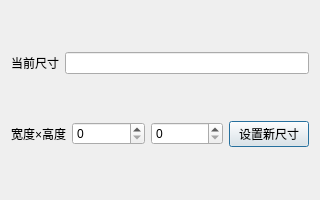
<?xml version="1.0" encoding="UTF-8"?>
<ui version="4.0">
 <class>ResizeImageDialog</class>
 <widget class="QDialog" name="ResizeImageDialog">
  <property name="geometry">
   <rect>
    <x>0</x>
    <y>0</y>
    <width>320</width>
    <height>200</height>
   </rect>
  </property>
  <property name="windowTitle">
   <string>Dialog</string>
  </property>
  <layout class="QVBoxLayout" name="verticalLayout">
   <item>
    <layout class="QHBoxLayout" name="horizontalLayout">
     <item>
      <widget class="QLabel" name="label">
       <property name="text">
        <string>当前尺寸</string>
       </property>
      </widget>
     </item>
     <item>
      <widget class="QLineEdit" name="lineEditOldSize"/>
     </item>
    </layout>
   </item>
   <item>
    <layout class="QHBoxLayout" name="horizontalLayout_2">
     <item>
      <widget class="QLabel" name="label_2">
       <property name="text">
        <string>宽度×高度</string>
       </property>
      </widget>
     </item>
     <item>
      <widget class="QSpinBox" name="spinBoxWidthNew">
       <property name="sizePolicy">
        <sizepolicy hsizetype="Expanding" vsizetype="Fixed">
         <horstretch>0</horstretch>
         <verstretch>0</verstretch>
        </sizepolicy>
       </property>
      </widget>
     </item>
     <item>
      <widget class="QSpinBox" name="spinBoxHeightNew">
       <property name="sizePolicy">
        <sizepolicy hsizetype="Expanding" vsizetype="Fixed">
         <horstretch>0</horstretch>
         <verstretch>0</verstretch>
        </sizepolicy>
       </property>
      </widget>
     </item>
     <item>
      <widget class="QPushButton" name="pushButtonSetNewSize">
       <property name="text">
        <string>设置新尺寸</string>
       </property>
      </widget>
     </item>
    </layout>
   </item>
  </layout>
 </widget>
 <resources/>
 <connections/>
</ui>
